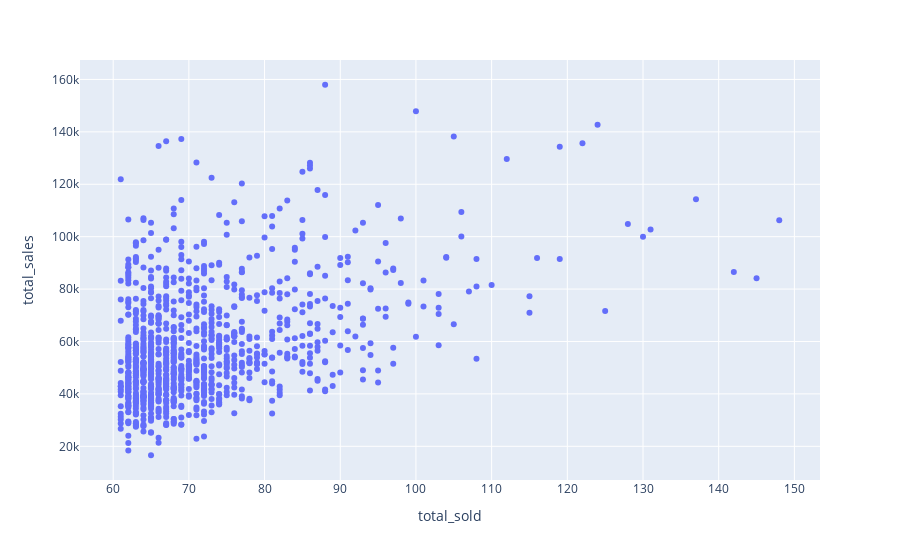

Notebook source saved alongside this figure:
### Markdown cell above
Scatter plots are a great way to visualize the relationship between two (or more) numeric variables.

💪&nbsp;&nbsp;_You can color points in a scatter plot using the `color` parameter. Try adding `color="category_name"` as an argument to the scatter plot to add an additional level to your plot!_

### Code cell
# Create a scatter plot of total sold versus total sales
fig = px.scatter(event_details, x="total_sold", y="total_sales", hover_data=["event_name"])
fig.show()

### Figure 1 — Plotly figure (JSON) as saved in the notebook; plotly's stock layout.template omitted (floating-point values rounded to 4 significant figures; data arrays with more than 128 entries replaced by an {"elided": "..."} marker saying what was removed)
{"data": [{"customdata": {"elided": "1000x1 str values"}, "hovertemplate": "total_sold=%{x}<br>total_sales=%{y}<br>event_name=%{customdata[0]}<extra></extra>", "legendgroup": "", "marker": {"color": "#636efa", "symbol": "circle"}, "mode": "markers", "name": "", "orientation": "v", "showlegend": false, "x": {"elided": "1000 int values"}, "xaxis": "x", "y": {"elided": "1000 int values"}, "yaxis": "y", "type": "scatter"}], "layout": {"xaxis": {"anchor": "y", "domain": [0, 1], "title": {"text": "total_sold"}}, "yaxis": {"anchor": "x", "domain": [0, 1], "title": {"text": "total_sales"}}, "legend": {"tracegroupgap": 0}, "margin": {"t": 60}}}
